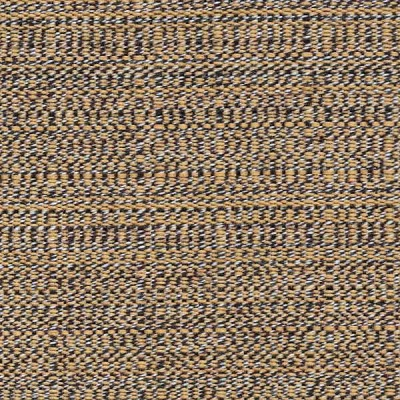
#> input picture Project_Part2/image9.jpg, 400 x 400 px
$ jupyter execute --allow-errors Part2_B.ipynb
#> lines starting #> are read from the running program, lines starting #| are printed output that depends on the picture
# **Part 2.B Solutions Notebook**

[cell 1]
from IPython.display import Image,display,HTML
import cv2
import scipy.stats as stats
import statistics
import matplotlib.pyplot as plt
import numpy as np
import math
from sklearn import linear_model

### Reading operations of the image

[cell 2]
image = cv2.imread('image9.jpg')
#> image is the input picture: shape (400, 400, 3); mean B, G, R 98.8, 120.1, 139.7
gray = cv2.cvtColor(image, cv2.COLOR_BGR2GRAY)
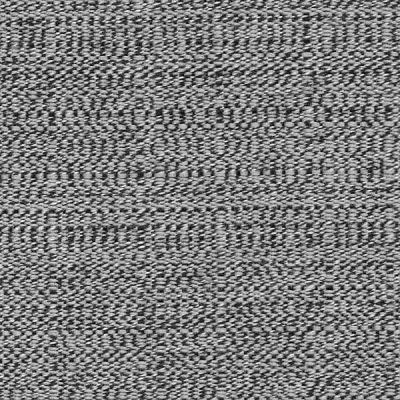
#> gray: shape (400, 400); min 1, max 253, mean 123.6

[cell 3]
cv2.imwrite('image9_gray.jpg', gray)
Image(filename='image9_gray.jpg')

### Splitting image into 51x51 patches

We are shifting windows of size 51x51 "4" pixels everytime starting from the top left corner of the image to get our training data for building the linear regression model.

[cell 4]
starting_x=0 #initialization of starting x coordinate
starting_y=0 #initialization of starting y coordinate
patch_number=87*87
number_of_predictors=(51*51)-1
y=np.arange(patch_number)
x=np.zeros((patch_number,number_of_predictors))
for i in range(patch_number): #repeating the process for total number of patches(last 1 pixel isn't considered at each dimension)
    gray_patch=gray[starting_x:(starting_x+51),starting_y:(starting_y+51)]   #selecting the patch
    y[i]=gray_patch[25,25]                                                   #selecting the central pixel
    x[i]=np.array(np.delete(gray_patch,1300))                                #finding predictors
    starting_x=starting_x+4
    if starting_x==348:
        starting_y=starting_y+4
        starting_x=0
        if starting_y==348:
            break
#> this loop made 7569 passes
#> pass 1, `gray_patch=gray[starting_x:(starting_x+51),starting_y:(starting_y+51)]`:
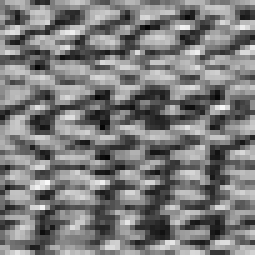
#> gray_patch: shape (51, 51) (shown 5 times larger); min 4, max 249, mean 122.8
#> pass 2, `gray_patch=gray[starting_x:(starting_x+51),starting_y:(starting_y+51)]`:
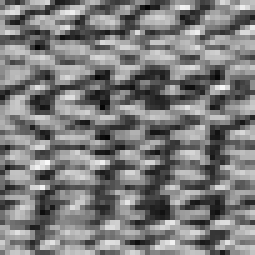
#> gray_patch: shape (51, 51) (shown 5 times larger); min 4, max 249, mean 123.3
#> pass 3, `gray_patch=gray[starting_x:(starting_x+51),starting_y:(starting_y+51)]`:
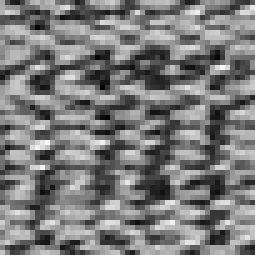
#> gray_patch: shape (51, 51) (shown 5 times larger); min 6, max 249, mean 123.1
#> after the loop:
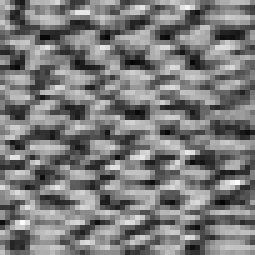
#> gray_patch: shape (51, 51) (shown 5 times larger); min 4, max 252, mean 122.7
#> after the loop:
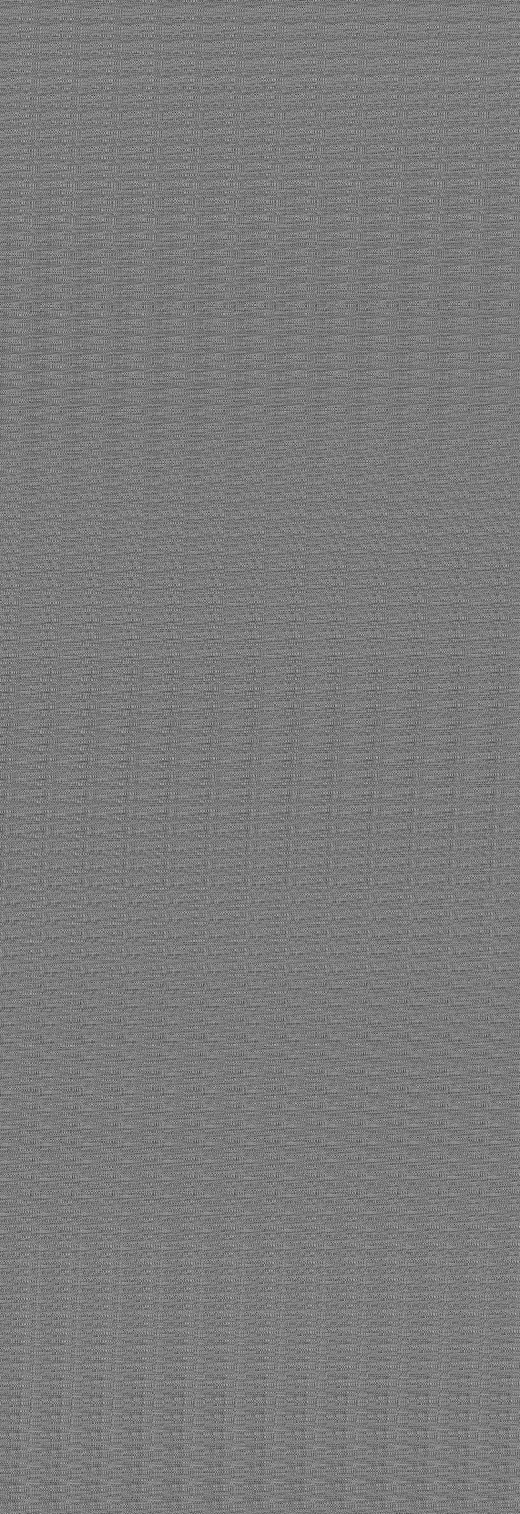
#> x: shape (7569, 2600) float64 (shown at 1/5 size); min 1, max 253, mean 123.3
#> after the loop, starting_x = 0; starting_y = 348; y = 7569 values, max 249 at index 6481, min 4 at index 2574, mean 123.3
